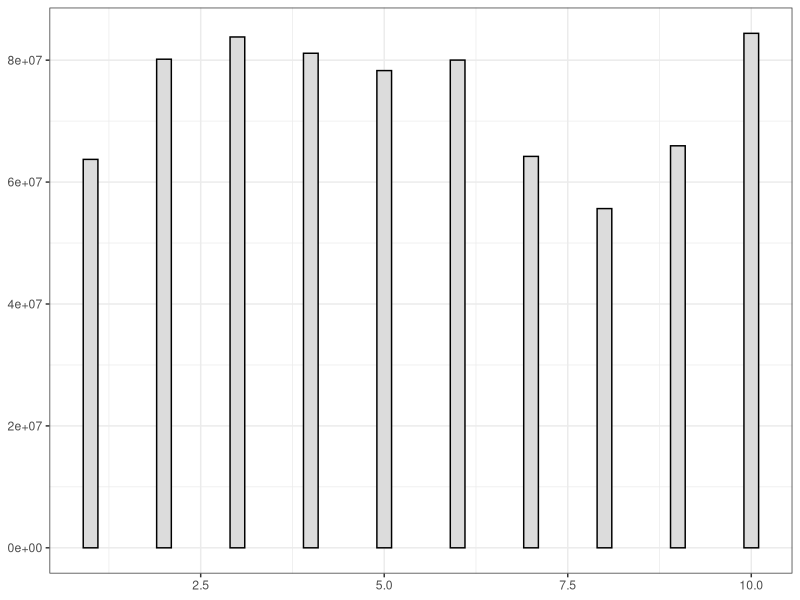
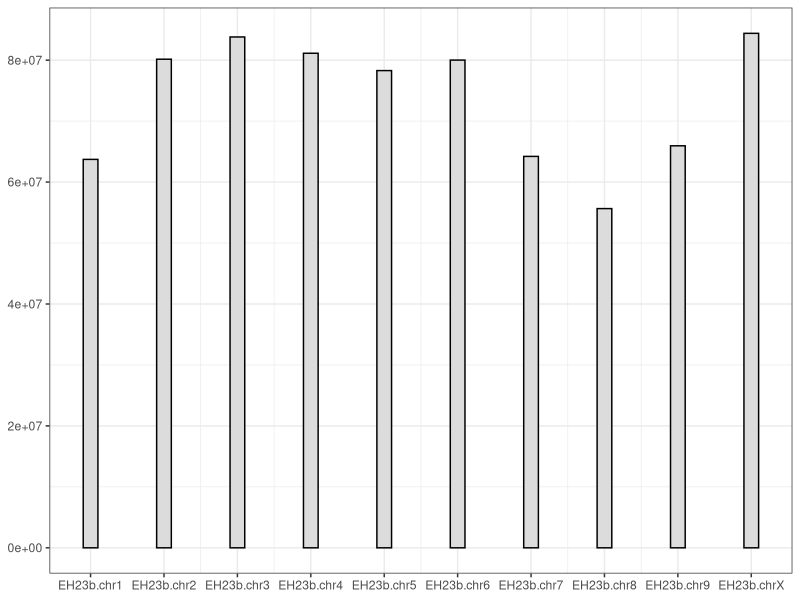
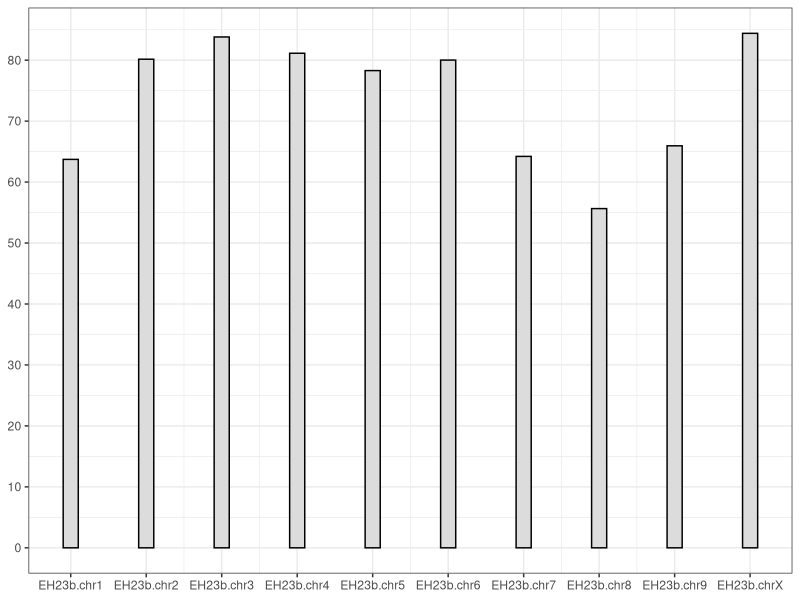
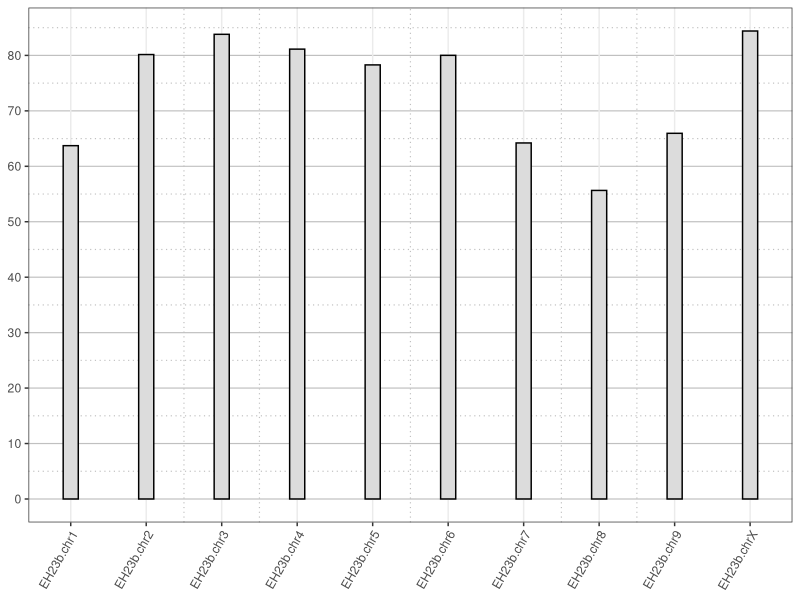
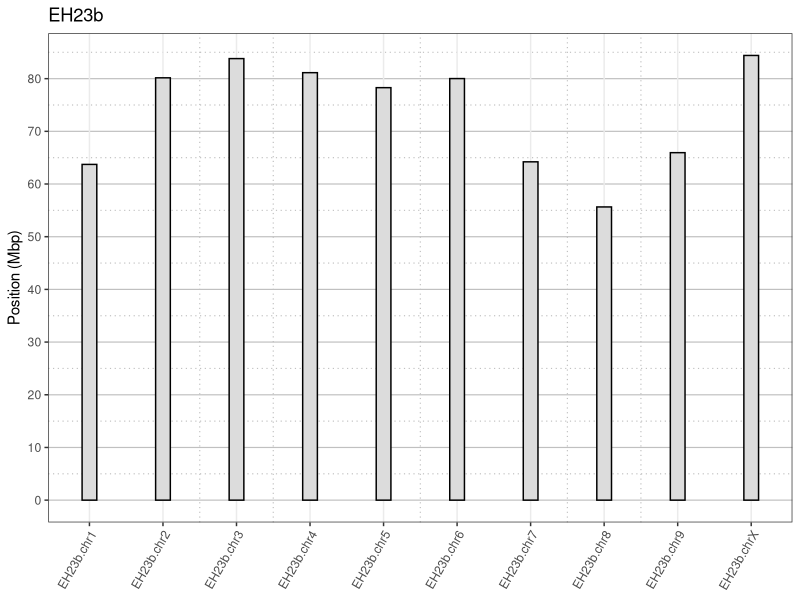
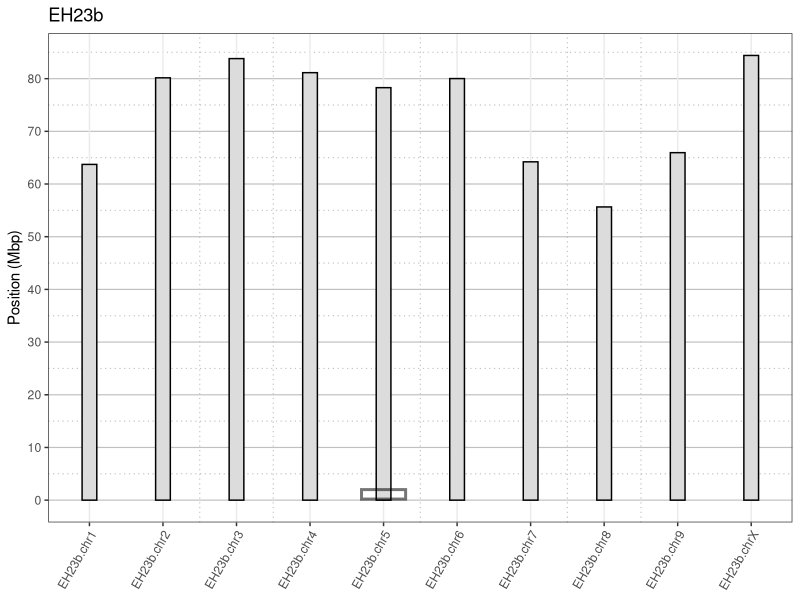
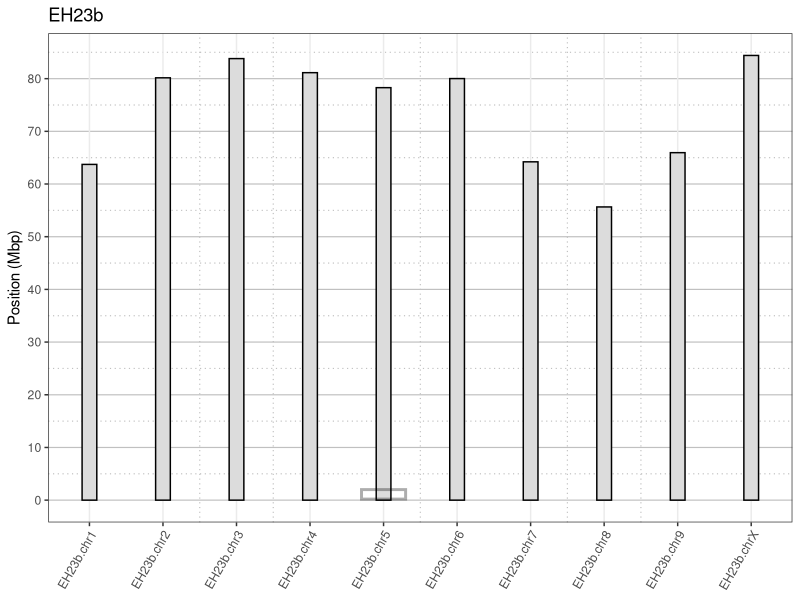
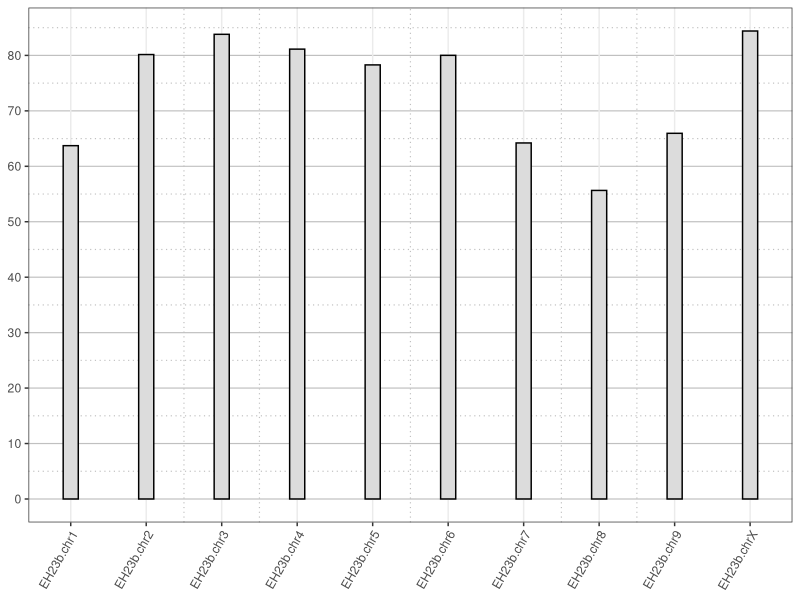

The R source for these figures, in order:
## ---- chunk 1
knitr::opts_chunk$set(echo = TRUE)
## ---- chunk 2
nucs <- read.csv("EH23b.softmasked_nuccomp.csv")
# Subset to a reasonable number of sequences.
nucs <- nucs[1:10, ]

nucs[1:3, ]
nucs$chrom_num <- sub(".+chr", "", nucs$Id)
nucs$chrom_num[nucs$chrom_num == "X"] <- 10
nucs$chrom_num <- as.numeric(nucs$chrom_num)
nucs[1:3, ]
## ---- chunk 3
library(ggplot2)

chrom_wid <- 0.1

#p <- ggplot( data = nucs, mapping = aes( x = chrom_num, y = Length ))
p <- ggplot( )
p <- p + theme_bw()
p <- p + geom_rect( 
  data = nucs, 
  aes( xmin = chrom_num - chrom_wid,
       xmax = chrom_num + chrom_wid,
       ymin = 1, ymax = Length),
  fill = "#DCDCDC",
  color = "#000000"
)

p

## ---- chunk 4
# Theme
p <- p + scale_x_continuous( 
  breaks = nucs$chrom_num,
  labels = nucs$Id
)
p

p <- p + scale_y_continuous(
  breaks = seq( 0, 120e6, by = 10e6), 
  labels = seq( 0, 120, by = 10)
)
p

p <- p + ggplot2::theme( 
    panel.grid.minor.x = ggplot2::element_line( linewidth = 0.4, color = "#C0C0C0", linetype = 3 ),
    axis.text.x = element_text(angle = 60, hjust = 1),
    axis.title.x=element_blank(),
    panel.grid.major.y = ggplot2::element_line( linewidth = 0.4, color = "#C0C0C0", linetype = 1 ),
    panel.grid.minor.y = ggplot2::element_line( linewidth = 0.4, color = "#C0C0C0", linetype = 3 )
  )
p

p <- p + ggplot2::ylab("Position (Mbp)")
p <- p + ggtitle( "EH23b" )

p
## ---- chunk 5

my_df <- data.frame( my_xmin = 4.7, my_xmax = 5.3, my_ymin = 2e5, my_ymax = 2e6)

p <- p + geom_rect( 
  data = my_df, 
  aes( xmin = my_xmin,
       xmax = my_xmax,
       ymin = my_ymin, ymax = my_ymax),
  fill = NA,
#  fill = "#DCDCDC",
  color = "#00000052",
  linewidth = 1
#  color = NA
)

p + geom_rect( 
  data = my_df, 
  aes( xmin = my_xmin,
       xmax = my_xmax,
       ymin = my_ymin, ymax = my_ymax),
  fill = NA,
#  fill = "#DCDCDC",
  color = "#00000052",
  linewidth = 1
#  color = NA
)

p

## ---- chunk 6
PKnucs <- read.csv("GCA_000230575.5_ASM23057v5_genomic_nuccomp.csv")
nrow(PKnucs)
PKnucs <- PKnucs[1:10, ]
nrow(PKnucs)
PKnucs$chrom_num <- 1:10

## ---- chunk 7
library(ggplot2)

chrom_wid <- 0.1

p <- ggplot( )
p <- p + theme_bw()
p <- p + geom_rect( 
  data = nucs, 
  aes( xmin = chrom_num - chrom_wid,
       xmax = chrom_num + chrom_wid,
       ymin = 1, ymax = Length),
  fill = "#DCDCDC",
  color = "#000000"
)
#p

# Theme
p <- p + scale_x_continuous( 
  breaks = nucs$chrom_num,
  labels = nucs$Id
)
#p

p <- p + scale_y_continuous(
  breaks = seq( 0, 120e6, by = 10e6), 
  labels = seq( 0, 120, by = 10)
)
#p

p <- p + ggplot2::theme( 
    panel.grid.minor.x = ggplot2::element_line( linewidth = 0.4, color = "#C0C0C0", linetype = 3 ),
    axis.text.x = element_text(angle = 60, hjust = 1),
    axis.title.x=element_blank(),
    panel.grid.major.y = ggplot2::element_line( linewidth = 0.4, color = "#C0C0C0", linetype = 1 ),
    panel.grid.minor.y = ggplot2::element_line( linewidth = 0.4, color = "#C0C0C0", linetype = 3 )
  )
p

p <- p + ggplot2::ylab("Position (Mbp)")
p <- p + ggtitle( "EH23b" )

p


## ---- chunk 8
my_offset <- 0.3

p + geom_rect( data = PKnucs, 
               mapping = aes(
                 xmin = chrom_num - chrom_wid + my_offset,
                 xmax = chrom_num + chrom_wid + my_offset,
                 ymin = 1, ymax = Length),
  fill = "#1E90FF",
  color = "#000000"
)

